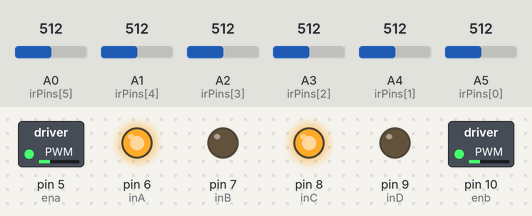
A sketch run on a simulated Arduino Uno, built with avr-gcc and run on an emulated ATmega328P. Shown: switched loads named in the sketch (green lamp = pin HIGH), output pins drawn as LEDs (lit = HIGH). The test bench sets the inputs (shaded band); at power-on: A0 (irPins[5]) = 512, A1 (irPins[4]) = 512, A2 (irPins[3]) = 512, A3 (irPins[2]) = 512, A4 (irPins[1]) = 512, A5 (irPins[0]) = 512.

Above: at 1.2 s.
1.3 s: A0 (irPins[5]) set to 716
At 2.2 s:
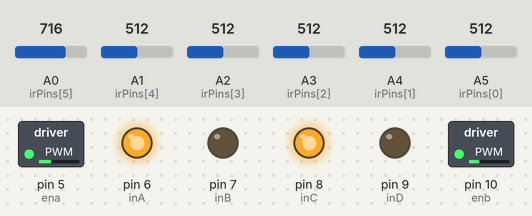
2.8 s: A1 (irPins[4]) set to 716
At 3.3 s:
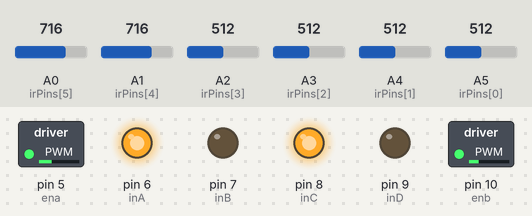
4.3 s: A2 (irPins[3]) set to 992
At 5.5 s:
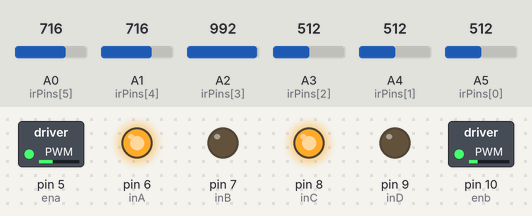
5.8 s: A3 (irPins[2]) set to 992
At 6.8 s:
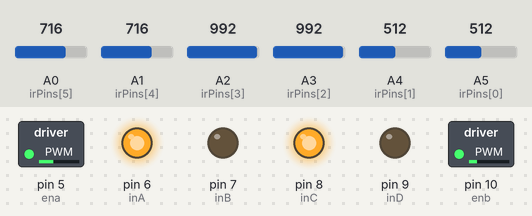
7.3 s: A4 (irPins[1]) set to 992
At 8.0 s:
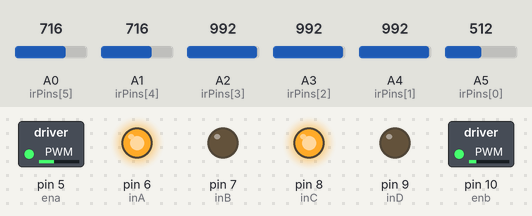
8.8 s: A5 (irPins[0]) set to 776
10.3 s: A5 (irPins[0]) set to 796
At 11.4 s:
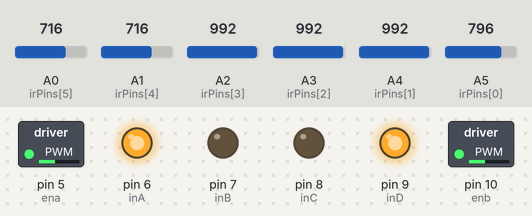
Timing chart, 0 to 12.8 s (numbered marks = the images above; inputs shaded):
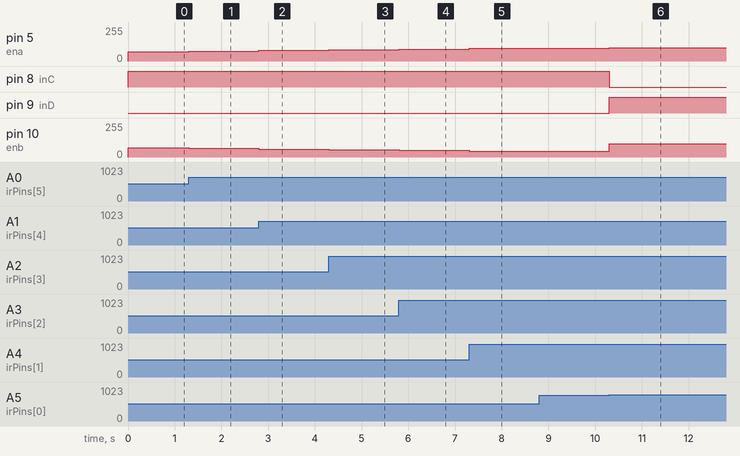

The sketch:

NAYIM.ino
```cpp
#define ena 5
#define inA 6
#define inB 7
#define inC 8
#define inD 9
#define enb 10
int uturn = 100;
int th[6]={790,933,827,779,593,661};
//int led[5]={8,9,10,11,12};
void wheel(int lm, int rm);

int i, sen[6],s[6], lastSensor,lastError;
const int irPins[6] = {A5,A4,A3,A2,A1,A0};
int base_L=70;
int base_R=70;
float kp=1;
float kd=0;
void setup()
{
  mot_init();
  other_init();
}
void loop()
{
  line_follow();
 //wheel(200,200);
}


void other_init()
{
  //for(i=0;i<5;i++) pinMode(led[i],OUTPUT);
  lastSensor=0;
  lastError=0;
  Serial.begin(9600);
}

void mot_init()
{
  pinMode(inA,OUTPUT);
  pinMode(inB,OUTPUT);
  pinMode(inC,OUTPUT);
  pinMode(inD,OUTPUT);
  pinMode(ena,OUTPUT);
  pinMode(enb,OUTPUT);

  digitalWrite(inA,HIGH);
  digitalWrite(inB,HIGH);
  digitalWrite(inC,HIGH);
  digitalWrite(inD,HIGH);

}

void wheel(int lm, int rm)
{
  if(lm==0)
  {
    digitalWrite(inC,HIGH);
    digitalWrite(inD,HIGH);
  }
  if(lm>0)
  {
    digitalWrite(inC,HIGH);
    digitalWrite(inD,LOW);
  }
  else if(lm<0)
  {
    digitalWrite(inC,LOW);
    digitalWrite(inD,HIGH);
  }


  if(rm==0)
  {
    digitalWrite(inA,HIGH);
    digitalWrite(inB,HIGH);
  }
  if(rm>0)
  {
    digitalWrite(inA,HIGH);
    digitalWrite(inB,LOW);
  }
  else if(rm<0)
  {
    digitalWrite(inA,LOW);
    digitalWrite(inB,HIGH);
  }
  if(lm>254) lm=254;
  if(lm<-254) lm=-254;
  if(rm>254) rm=254;
  if(rm<-254) rm=-254;

  analogWrite(ena,abs(rm));
  analogWrite(enb,abs(lm));

}

int readSensor()
{
  for(i=0;i<6;i++)
  {
    sen[i]=analogRead(irPins[i]);
    if(sen[i]<th[i])
    {
      s[i]=1;
     // digitalWrite(led[i],LOW);
    }
    else {
      s[i]=0;
      //digitalWrite(led[i],HIGH);
    }
  }

  int error,sum;
  sum=s[0]+s[1]+s[2]+s[3]+s[4]+s[5];
  if(sum!=0)
  {
    error=(s[0]*10+s[1]*20+s[2]*30+s[3]*40+s[4]*50+s[5]*60)/sum-35;
  }
  else
  {
     error=420;
  }

  if(s[0]==1) lastSensor=1;
  else if(s[5]==1) lastSensor =2;
//Serial.println(error);
  return error;
}


void line_follow()
{
  int error,corr;
  float p,d;
 error=readSensor();
 if(error==420)
 {
   if(lastSensor==1) wheel(-uturn,uturn);
   else if(lastSensor==2) wheel(uturn,-uturn);
 }
 else
 {
   p=kp*error;
   d=kd*(error-lastError);
   corr=p+d;
 //  Serial.println(corr);
   wheel(base_L+corr,base_R-corr);
   if((error-lastError)!=0) delay(5);
   lastError=error;
 }

}
```

Measured:
- the behaviour switches between 789 and 790 on A5 (irPins[0]) (found by bisection; images 5 and 6)
- after the input at 1.3 s, pin 5 (ena): 70/255 → 75/255 at once; pin 10 (enb): 70/255 → 65/255 at once
- after the input at 2.8 s, pin 5 (ena): 75/255 → 80/255 at once; pin 10 (enb): 65/255 → 60/255 at once
- after the input at 4.3 s, pin 5 (ena): 80/255 → 85/255 at once; pin 10 (enb): 60/255 → 55/255 at once
- after the input at 5.8 s, pin 5 (ena): 85/255 → 90/255 at once; pin 10 (enb): 55/255 → 50/255 at once
- after the input at 7.3 s, pin 5 (ena): 90/255 → 95/255 at once; pin 10 (enb): 50/255 → 45/255 at once
- after the input at 8.8 s, every drawn part: stays the same
- after the input at 10.3 s, pin 5 (ena): 95/255 → 100/255 at once; pin 8 (inC): HIGH → LOW at once; pin 9 (inD): LOW → HIGH at once; pin 10 (enb): 45/255 → 100/255 at once
